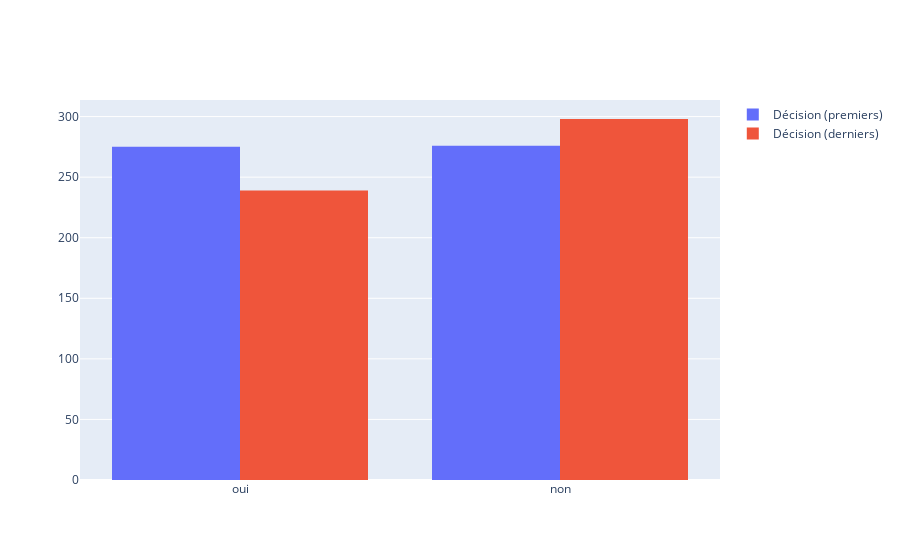

The notebook cell this image was saved under:
### Code cell
# Histogrammes du nombre de décisions (en fonction des positions)
fig = go.Figure()
fig.add_trace(
    go.Histogram(
        name='Décision (premiers)',
        x=df_2nd_date_first['dec'].apply(lambda x: 'oui' if x==1.0 else 'non')
    )
)
fig.add_trace(
    go.Histogram(
        name='Décision (derniers)',
        x=df_2nd_date_last['dec'].apply(lambda x: 'oui' if x==1.0 else 'non')
    )
)

### Figure 1 — Plotly figure (JSON) as saved in the notebook; plotly's stock layout.template omitted (floating-point values rounded to 4 significant figures; data arrays with more than 128 entries replaced by an {"elided": "..."} marker saying what was removed)
{"data": [{"name": "Décision (premiers)", "type": "histogram", "x": {"elided": "551 str values"}}, {"name": "Décision (derniers)", "type": "histogram", "x": {"elided": "537 str values"}}], "layout": {}}
